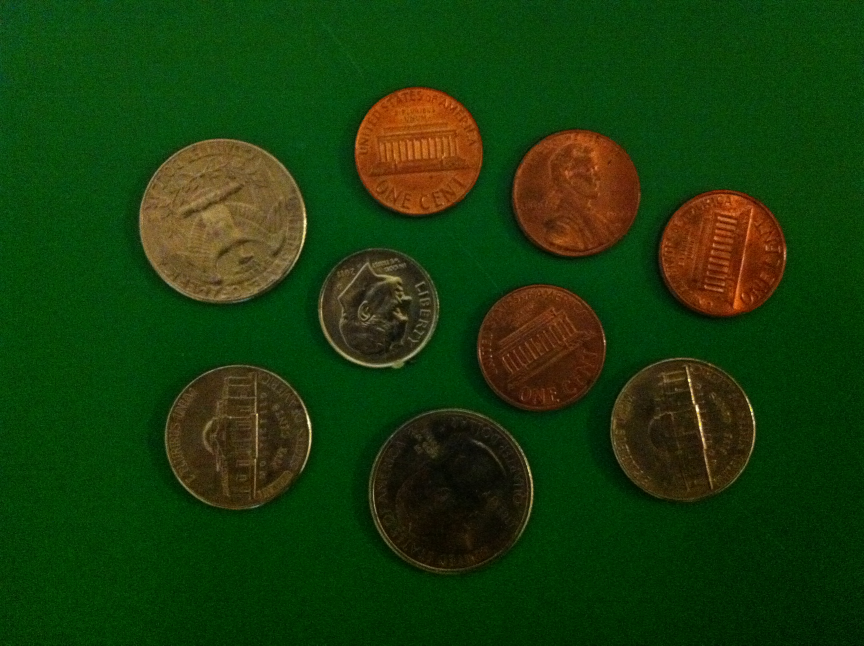
%> input picture original/testimg1.JPG, 2592 x 1936 px (shown at 1/3 size)
$ octave coin_counter.m   (GNU Octave 9; MATLAB toolbox functions it lacks are replaced by stand-ins)
%> lines starting %> are read from the running program, lines starting %| are printed output that depends on the picture; in (x1, y1, x2, y2) boxes, pixels count from 0 and x2, y2 are one past the last pixel; in counts of white or black regions, pixels touching at a corner belong together; the program's own positions count from 1
### original/apply_threshold.m
function img_thresholded = apply_threshold(hue_img,sat_img)

% Separates foreground from background using hue and saturation values.
% Thresholded image could possibly include overlapping or clutter.

% INPUTS:

% hue_img - image with hue values (first component of hsv image)

% sat_img - image with saturation values (second component of hsv image)

% OUTPUTS:

% img_thresholed - binary image with coins (and possibly clutter) in the
% foreground

% Determine hue of background
[counts x] = imhist(hue_img);
hue_peak = x(find(counts == max(counts),1));

% Apply saturation thresholding
sat_thresh = graythresh(sat_img);

% Determine threshold factor a value that rates likelihood of being in the
% background
thresh_factor = sat_img-sat_thresh-abs(hue_img-hue_peak);
thresh_factor = thresh_factor-min(min(thresh_factor));
thresh_factor = thresh_factor / max(max(thresh_factor));

% Create binary image and remove irregularities with closing, filling, and
% area thresholding
img_thresholded = thresh_factor<graythresh(thresh_factor);
img_thresholded = imclose(img_thresholded,strel('disk',5));
img_thresholded = imfill(img_thresholded,'holes');
img_thresholded = bwareaopen(img_thresholded,1000);

### original/get_radius_w_hough.m
function [values max_rad] = get_radius_w_hough(img,rad_range)

% At each pixel, determines most likely radius of the circle, if any, centered at that pixel

% INPUTS:

% img - edge detected thresholded image

% rad_range - array of radii to sweep over

% OUTPUTS:

% values - maximum value of Hough transform at each pixel across all radii

% max_rad - radius at each pixel corresponding to the maximum value of
% Hough transform

values = zeros(size(img,1),size(img,2));
max_rad = rad_range(1)*ones(size(img));

for k = 1:length(rad_range)
    rad = rad_range(k);
    transform = houghcircle(img,rad);
    values_new = max(values,transform);
    max_rad(values_new ~= values) = rad;
    values = values_new;
end


### original/houghcircle.m
function transform = houghcircle(Imbinary,r)

% Performs Hough transform with a circle of fixed radius

% INPUTS:

% Imbinary - edge detected thresholded image

% r - radius of circle used for Hough transform

% OUTPUTS:

% transform - value of Hough transform for given radius at each pixel

% Adapted from code written by
%       Amin Sarafraz
%       Photogrammetry & Computer Vision Devision
%       Geomatics Department,Faculty of Engineering
%       University of Tehran,Iran
%       sarafraz@geomatics.ut.ac.ir


imSize = size(Imbinary);
region = [1,1,imSize(2),imSize(1)];

transform = zeros(imSize);
xmin = region(1); xmax = xmin + region(3) - 1;
ymin = region(2); ymax = ymin + region(4) - 1;
[yIndex xIndex] = find(Imbinary);
% loop through edge points
for cnt = 1:length(xIndex)
    xCenter = xIndex(cnt); yCenter = yIndex(cnt);
    xmx=xCenter-r; xpx=xCenter+r;
    ypx=yCenter+r; ymx=yCenter-r;
    % skip this point if circle is completely outside region
    if xpx<xmin || xmx>xmax || ypx<ymin || ymx>ymax, continue; end
    if ypx<=imSize(1) && ymx>=1 && xpx<=imSize(2) && xmx>=1 % circle is completely inside region
        x = 1;
        y = r;
        d = 5/4 - r;
        transform(ypx,xCenter) = transform(ypx,xCenter) + 1;
        transform(ymx,xCenter) = transform(ymx,xCenter) + 1;
        transform(yCenter,xpx) = transform(yCenter,xpx) + 1;
        transform(yCenter,xmx) = transform(yCenter,xmx) + 1;
        while y > x
            xpx = xCenter+x; xmx = xCenter-x;
            ypy = yCenter+y; ymy = yCenter-y;
            ypx = yCenter+x; ymx = yCenter-x;
            xpy = xCenter+y; xmy = xCenter-y;
            transform(ypy,xpx) = transform(ypy,xpx) + 1;
            transform(ymy,xpx) = transform(ymy,xpx) + 1;
            transform(ypy,xmx) = transform(ypy,xmx) + 1;
            transform(ymy,xmx) = transform(ymy,xmx) + 1;
            transform(ypx,xpy) = transform(ypx,xpy) + 1;
            transform(ymx,xpy) = transform(ymx,xpy) + 1;
            transform(ypx,xmy) = transform(ypx,xmy) + 1;
            transform(ymx,xmy) = transform(ymx,xmy) + 1;
            if d < 0
                d = d + x * 2 + 3;
	            x = x + 1;
            else
                d = d + (x - y) * 2 + 5;
	            x = x + 1;
	            y = y - 1;
            end
        end
        if x == y
            xpx = xCenter+x; xmx = xCenter-x;
            ypy = yCenter+y; ymy = yCenter-y;
            transform(ypy,xpx) = transform(ypy,xpx) + 1;
            transform(ymy,xpx) = transform(ymy,xpx) + 1;
            transform(ypy,xmx) = transform(ypy,xmx) + 1;
            transform(ymy,xmx) = transform(ymy,xmx) + 1;
        end
    else % circle is partly outside region - need boundary checking
        ypxin = ypx>=ymin & ypx<=ymax;
        ymxin = ymx>=ymin & ymx<=ymax;
        xpxin = xpx>=xmin & xpx<=xmax;
        xmxin = xmx>=xmin & xmx<=xmax;
        if ypxin, transform(ypx,xCenter) = transform(ypx,xCenter) + 1; end
        if ymxin, transform(ymx,xCenter) = transform(ymx,xCenter) + 1; end
        if xpxin, transform(yCenter,xpx) = transform(yCenter,xpx) + 1; end
        if xmxin, transform(yCenter,xmx) = transform(yCenter,xmx) + 1; end
        x = 1;
        y = r;
        d = 5/4 - r;
        while y > x
            xpx = xCenter+x; xpxin = xpx>=xmin & xpx<=xmax;
            xmx = xCenter-x; xmxin = xmx>=xmin & xmx<=xmax;
            ypy = yCenter+y; ypyin = ypy>=ymin & ypy<=ymax;
            ymy = yCenter-y; ymyin = ymy>=ymin & ymy<=ymax;
            ypx = yCenter+x; ypxin = ypx>=ymin & ypx<=ymax;
            ymx = yCenter-x; ymxin = ymx>=ymin & ymx<=ymax;
            xpy = xCenter+y; xpyin = xpy>=xmin & xpy<=xmax;
            xmy = xCenter-y; xmyin = xmy>=xmin & xmy<=xmax;
            if ypyin && xpxin, transform(ypy,xpx) = transform(ypy,xpx) + 1; end
            if ymyin && xpxin, transform(ymy,xpx) = transform(ymy,xpx) + 1; end
            if ypyin && xmxin, transform(ypy,xmx) = transform(ypy,xmx) + 1; end
            if ymyin && xmxin, transform(ymy,xmx) = transform(ymy,xmx) + 1; end
            if ypxin && xpyin, transform(ypx,xpy) = transform(ypx,xpy) + 1; end
            if ymxin && xpyin, transform(ymx,xpy) = transform(ymx,xpy) + 1; end
            if ypxin && xmyin, transform(ypx,xmy) = transform(ypx,xmy) + 1; end
            if ymxin && xmyin, transform(ymx,xmy) = transform(ymx,xmy) + 1; end
            if d < 0
                d = d + x * 2 + 3;
	            x = x + 1;
            else
                d = d + (x - y) * 2 + 5;
	            x = x + 1;
	            y = y - 1;
            end
        end
        if x == y
            xpx = xCenter+x; xpxin = xpx>=xmin & xpx<=xmax;
            xmx = xCenter-x; xmxin = xmx>=xmin & xmx<=xmax;
            ypy = yCenter+y; ypyin = ypy>=ymin & ypy<=ymax;
            ymy = yCenter-y; ymyin = ymy>=ymin & ymy<=ymax;
            if ypyin && xpxin, transform(ypy,xpx) = transform(ypy,xpx) + 1; end
            if ymyin && xpxin, transform(ymy,xpx) = transform(ymy,xpx) + 1; end
            if ypyin && xmxin, transform(ypy,xmx) = transform(ypy,xmx) + 1; end
            if ymyin && xmxin, transform(ymy,xmx) = transform(ymy,xmx) + 1; end
        end
    end
end

### original/coin_counter.m
% Main script for determing value of coins in an image
% Prompts user to select an image file from set of test images and then
% displays images from various steps in the processing flow to get the
% final dollar value. Pauses after each image is displayed.

imfile = uigetfile('*.jpg','Choose an image to find the dollar value of');
%> the answer given: testimg1.JPG
img = imread(imfile);
coin_types = {'penny' 'nickel' 'dime' 'quarter'};
absolute_diam = [.750 .835 .705 .955];
hsv_img = rgb2hsv(img);
hue_img = hsv_img(:,:,1);
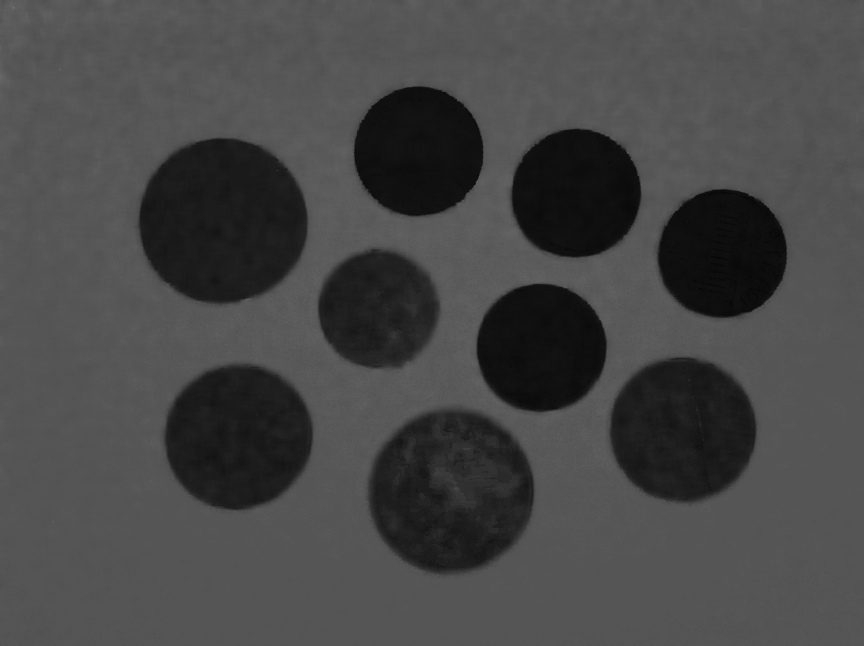
%> hue_img: size 1936x2592 double (shown at 1/3 size); min 0, max 0.989, mean 0.279
sat_img = hsv_img(:,:,2);
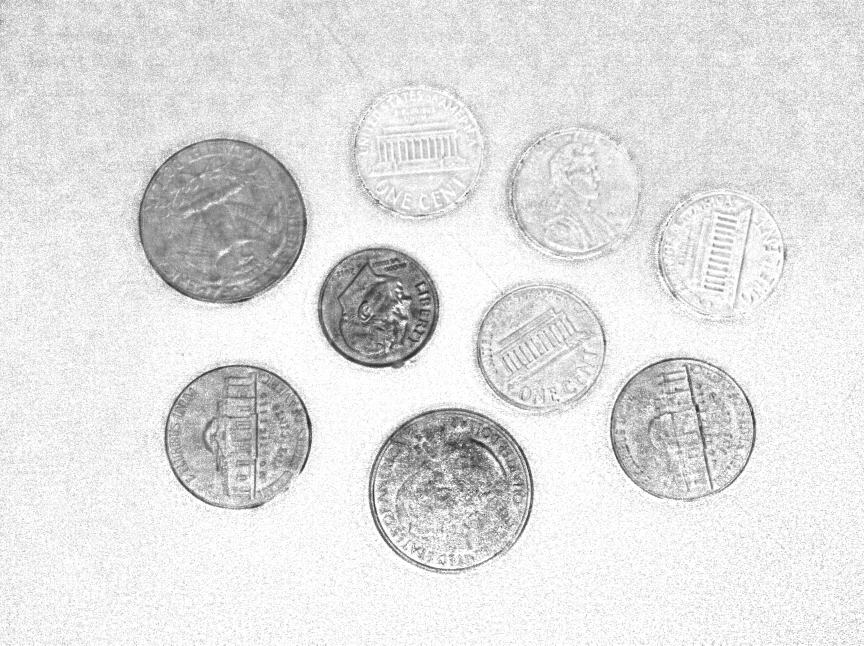
%> sat_img: size 1936x2592 double (shown at 1/3 size); min 0.107, max 1, mean 0.881
figure,
imshow(img)
title('Original Image')
pause

% Create thresholded image, label, and get region properties
img_thresholded = apply_threshold(hue_img,sat_img);
%> in apply_threshold, `[counts x] = imhist(hue_img);`: counts = 256 values, max 1182072 at index 86, min 0 at index 107, mean 19602; x = 256 values from 0 to 1
%> in apply_threshold, `hue_peak = x(find(counts == max(counts),1));`: hue_peak = 0.333
%> in apply_threshold, `sat_thresh = graythresh(sat_img);`: sat_thresh = 0.784
%> in apply_threshold, `thresh_factor = sat_img-sat_thresh-abs(hue_img-hue_peak);`:
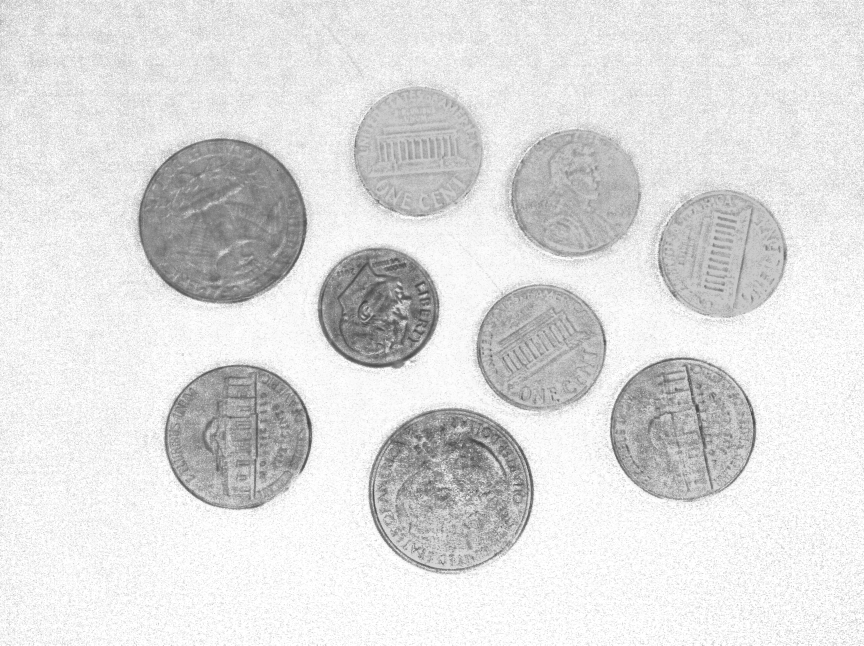
%> thresh_factor: size 1936x2592 double (shown at 1/3 size); min -1.18, max 0.216, mean 0.0325; drawn with min black and max white
%> in apply_threshold, `img_thresholded = thresh_factor<graythresh(thresh_factor);`:
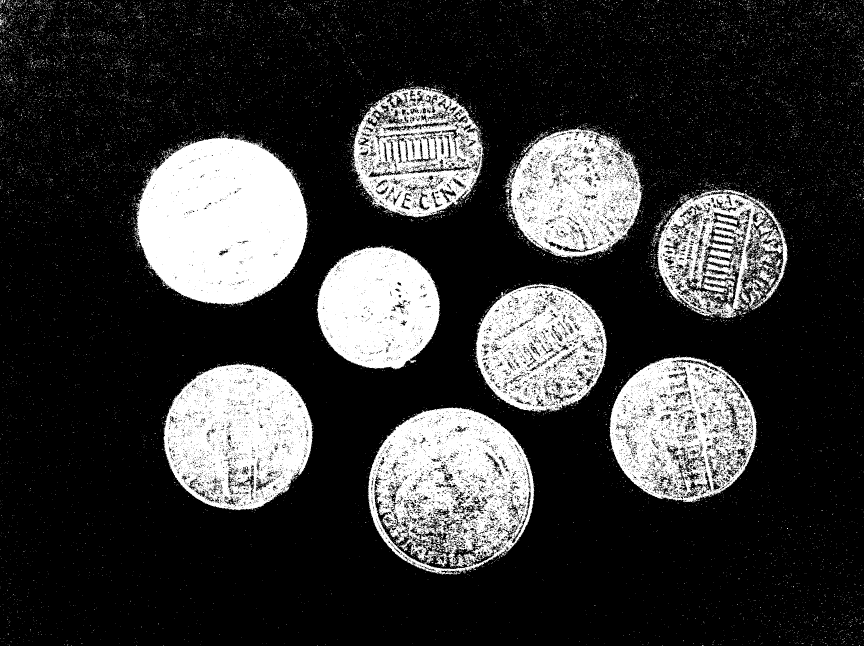
%> img_thresholded: size 1936x2592 logical (shown at 1/3 size); 22.1% white; 19443 white regions (19324 under 20 px), largest, box (x1, y1, x2, y2) and area: (404, 405, 925, 917) 198926, (1103, 1222, 1603, 1724) 151113, (490, 1090, 940, 1531) 138674
%> in apply_threshold, `img_thresholded = imclose(img_thresholded,strel('disk',5));`: img_thresholded: size 1936x2592 logical; 28.9% white; 7636 white regions (6984 under 20 px), largest, box (x1, y1, x2, y2) and area: (382, 393, 936, 925) 212297, (1100, 1220, 1604, 1725) 194746, (484, 1083, 941, 1539) 154826
%> in apply_threshold, `img_thresholded = imfill(img_thresholded,'holes');`:
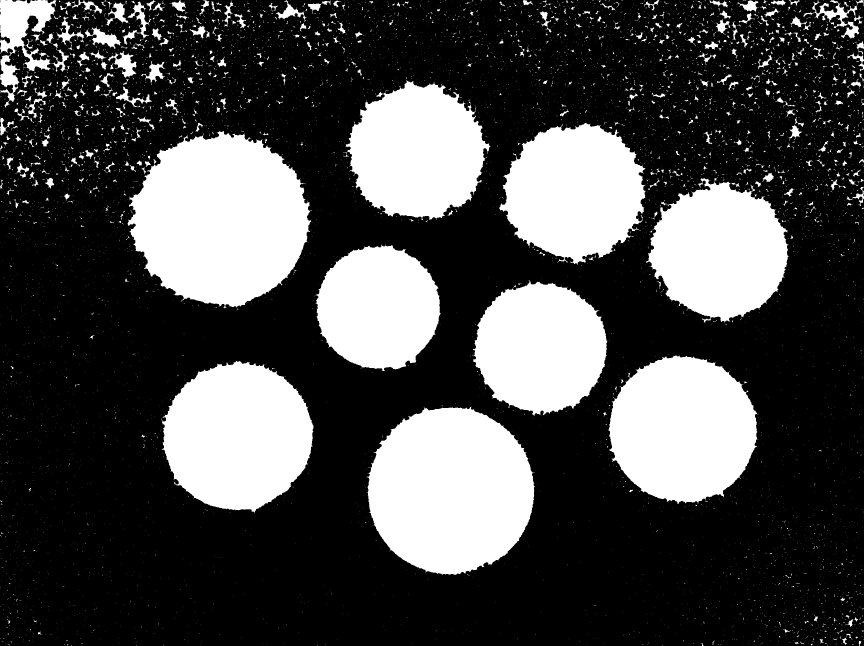
%> img_thresholded: size 1936x2592 logical (shown at 1/3 size); 29.1% white; 7635 white regions (6983 under 20 px), largest, box (x1, y1, x2, y2) and area: (382, 393, 936, 925) 212467, (1100, 1220, 1604, 1725) 196257, (484, 1083, 941, 1539) 154826
%> in apply_threshold, `img_thresholded = bwareaopen(img_thresholded,1000);`:
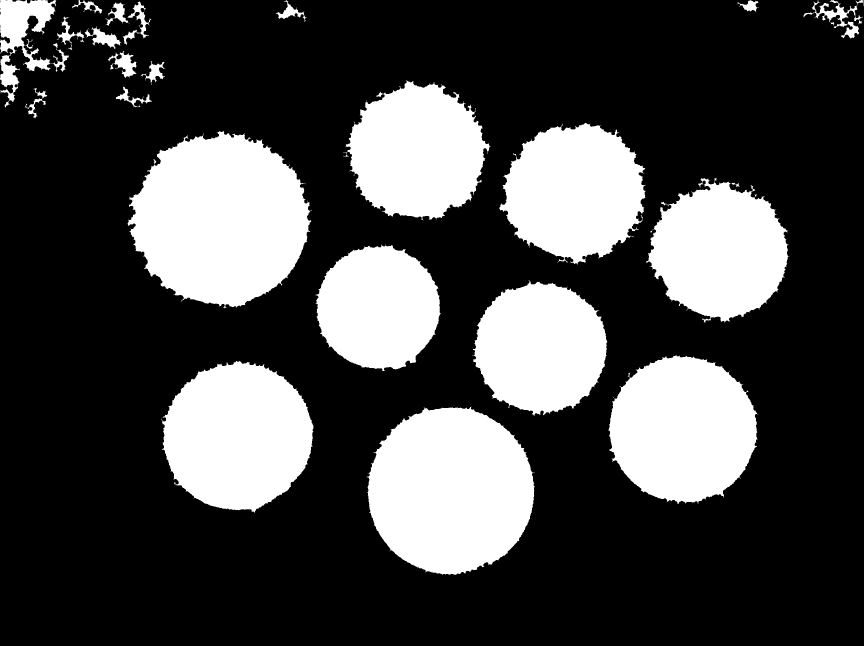
%> img_thresholded: size 1936x2592 logical (shown at 1/3 size); 27.5% white; 22 white regions, largest, box (x1, y1, x2, y2) and area: (382, 393, 936, 925) 212467, (1100, 1220, 1604, 1725) 196257, (484, 1083, 941, 1539) 154826
img_t_label = bwlabel(img_thresholded);
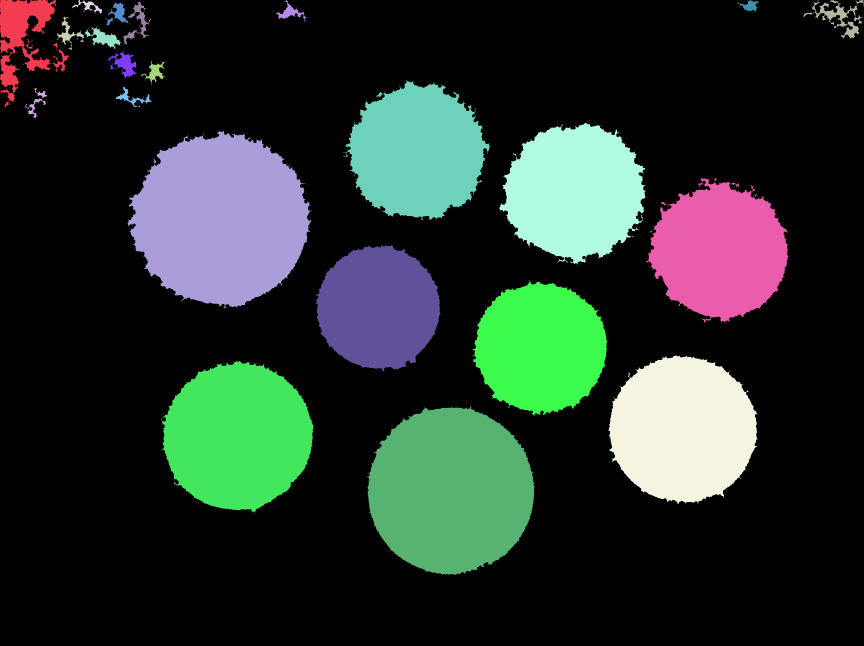
%> img_t_label: size 1936x2592 double (shown at 1/3 size); 23 distinct labels, from 0 to 22; one colour per label, 0 black
img_t_reg = regionprops(img_t_label,'MajorAxisLength','Area');
%> img_t_reg = 22 regions; largest, Area and MajorAxisLength: 212467 529.1, 196257 500.7, 154826 449.6, 151744 443.2, 132778 422.3
figure,
imshow(img_thresholded)
title('Thresholded Image (with Clutter and/or Overlapping)')
pause


% Determine range of radii to sweep
max_MA = 0;
min_MA = inf;
for j = 1:length(img_t_reg)
    if((img_t_reg(j).Area>5000) && ((abs(img_t_reg(j).Area - pi*(img_t_reg(j).MajorAxisLength/2)^2)/img_t_reg(j).Area)<.25) )
        max_MA = round(max(max_MA,img_t_reg(j).MajorAxisLength));
        min_MA = round(min(min_MA,img_t_reg(j).MajorAxisLength));
    end
end
%> this loop made 22 passes
%> min_MA on passes 10, 12, 14, 15, 16, 17, 18, 19, 20: 529, 450, 371, 371, 371, 371, 371, 371, 371

% Use Hough transform to get radius of each coin
[values max_rad] = get_radius_w_hough(edge(double(img_thresholded)),round(0.9*(min_MA/2)):5:round(1.1*(max_MA/2)));
%> in get_radius_w_hough, `max_rad = rad_range(1)*ones(size(img));`: max_rad: size 1936x2592 double; every value is 167
%> (the run ends here)
